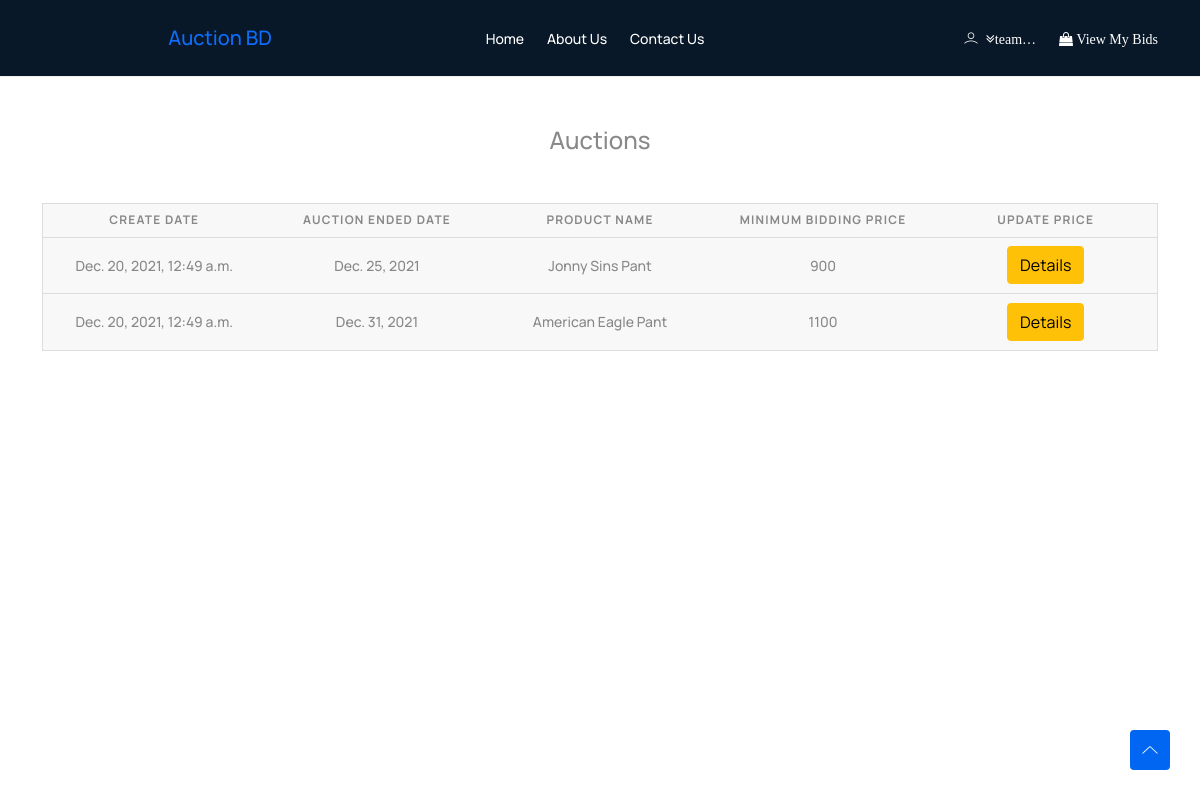
/auction/my-posted-auctions/ (signed in), run on the app's committed database.
### App_Authentication/models.py (models this page shows, shortened)
class User(AbstractBaseUser, PermissionsMixin):
    email = models.EmailField(unique=True, null=False)
    is_staff = models.BooleanField(
        ugettext_lazy('staff status'),
        default=False,
        help_text=ugettext_lazy('Designates whether the user can log in this site')
    )
    is_active = models.BooleanField(
        ugettext_lazy('active'),
        default=True,
        help_text=ugettext_lazy(
            'Designates whether this user should be treated as active. Unselect this instead of deleting accounts')
    )
    USERNAME_FIELD = 'email'
    objects = MyUserManager()
    def __str__(self):
        return self.email

### App_Auction/models.py (models this page shows)
class ProductModel(models.Model):
    user = models.ForeignKey(User, on_delete=models.CASCADE)
    new_bidder = models.CharField(max_length=100, blank=True, null=True)
    product_name = models.CharField(max_length=200)
    product_photo = models.ImageField(upload_to='product_image')
    minimum_bid_price = models.PositiveIntegerField()
    selling_price = models.PositiveIntegerField(blank=True, null=True)
    product_description = models.TextField()
    auction_end_date = models.DateField()
    status = models.BooleanField(default=False)
    created = models.DateTimeField(auto_now=True)

### App_Auction/views.py (the view)
# urls.py: path('my-posted-auctions/', views.my_posted_auctions, name='my-posted-auctions'),
def my_posted_auctions(request):
    my_posted_items = ProductModel.objects.all().filter(user=request.user)
    content = {
        'myposteditems': my_posted_items
    }
    return render(request, 'App_Auction/my_posted_items.html', context=content)

### templates/App_Auction/my_posted_items.html (shortened to what this page needs)
{% extends 'base.html' %}
{% block main %}
    <div class="container">
        <table>
            <legend style="margin: 30px 0; padding: 15px; text-align: center">Auctions</legend>
            <thead>
            <tr>
                <th scope="col">Create Date</th>
                <th scope="col">Auction Ended Date</th>
                <th scope="col">Product Name</th>
                <th scope="col">Minimum Bidding Price</th>
                <th scope="col">Update Price</th>
            </tr>
            </thead>
            <tbody>
            {% for item in myposteditems %}
                <tr>
                    <td data-label="Create Date">{{ item.created }}</td>
                    <td data-label="Auction Ended Date">{{ item.auction_end_date }}</td>
                    <td data-label="Product Name">{{ item.product_name }}</td>
                    <td data-label="Minimum Bidding Price">{{ item.minimum_bid_price }}</td>
                    <td data-label="Update Price">
                        <button class="btn btn-warning"
                                onclick="window.location.href='{% url "App_Auction:product-details" product_key=item.id %}'">
                            Details
                        </button>
                    </td>
                </tr>
            {% endfor %}
            </tbody>
        </table>
    </div>
{% endblock %}

### templates/base.html (shortened to what this page needs)
<!DOCTYPE html>
<html class="no-js" lang="zxx">
<head>
    {% load static %}
    <link rel="stylesheet" href="{% static 'assets/css/bootstrap.min.css' %}"/>
    <link rel="stylesheet" href="{% static 'assets/css/LineIcons.3.0.css' %}"/>
    <link rel="stylesheet" href="{% static 'assets/css/tiny-slider.css' %}"/>
    <link rel="stylesheet" href="{% static 'assets/css/glightbox.min.css' %}"/>
    <link rel="stylesheet" href="{% static 'assets/css/main.css' %}"/>
    <link rel="stylesheet" href="https://cdnjs.cloudflare.com/ajax/libs/font-awesome/4.7.0/css/font-awesome.min.css">
</head>
<body>
<header class="header navbar-area">
    <div class="topbar">
        <div class="container">
            <div class="row align-items-center">
                <div class="col-md-4 text-center">
                    <a class="navbar-brand" href="{% url 'home' %}">
                        Auction BD
                    </a>
                </div>
                <div class="col-md-4">
                    <div class="top-middle">
                        <ul class="useful-links">
                            <li><a href="{% url 'home' %}">Home</a></li>
                            <li><a target="_blank" href="https://www.linkedin.com/in/maloy-baroi-745915163/">About Us</a></li>
                            <li><a target="_blank" href="https://mail.google.com/mail/u/1/#inbox?compose=VpCqJWHlhLhjvCrFPZxQsCSrXxGHWkncBWxgPswPsFvsjrsvcVpRhCQJCLHpHDGwJdNZgng">Contact Us</a></li>
                        </ul>
                    </div>
                </div>
                <div class="col-lg-4 col-md-4 col-12">
                    <div class="top-end">
                        <div class="user">
                            <i class="lni lni-user"></i>
                            {% if user.is_authenticated %}
                                <li class="droplink"><i class="fa fa-angle-double-down">{{ user|truncatechars:5 }}</i>
                                </li>
                            {% else %}
                                Hello
                            {% endif %}
                        </div>
                        {% if user.is_authenticated %}
                            <ul class="user-login">
                                <li>
                                    <a href="{% url 'App_Auction:user-participant-auction' %}">
                                        <i class="fa fa-shopping-bag"> View My Bids</i>
                                    </a>
                                </li>
                            </ul>
                        {% else %}
                            <ul class="user-login">
                                <li>
                                    <a href="{% url 'App_Authentication:authentication' %}">Register</a>
                                </li>
                            </ul>
                        {% endif %}
                    </div>
                </div>
            </div>
        </div>
    </div>
</header>
{% block main %}
{% endblock %}
<a href="#" class="scroll-top">
    <i class="lni lni-chevron-up"></i>
</a>
</body>
</html>

### templates/base.html (style rules this page uses)
.droplink { display: inline-block; min-width: fit-content; position: relative; }

### templates/App_Auction/my_posted_items.html (style rules this page uses)
table { border: 1px solid #ccc; border-collapse: collapse; margin: 0; padding: 0; width: 100%; table-layout: fixed; }
table tr { background-color: #f8f8f8; border: 1px solid #ddd; padding: .35em; }
table th, table td { padding: .625em; text-align: center; }
table th { font-size: .85em; letter-spacing: .1em; text-transform: uppercase; }

### data on the page
User: email "team…"
ProductModel: created "Dec. 20, 2021, 12:49 a.m.", auction_end_date "Dec. 25, 2021", product_name "Jonny Sins Pant", minimum_bid_price "900"
ProductModel: created "Dec. 20, 2021, 12:49 a.m.", auction_end_date "Dec. 31, 2021", product_name "American Eagle Pant", minimum_bid_price "1100"
